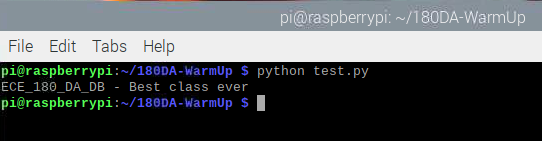
#> input picture GitTestSC.PNG, 542 x 141 px, given in place of the camera
$ python hsv-tracking.py
#> lines starting #> are read from the running program, lines starting #| are printed output that depends on the picture; after the words box and inside, x2 and y2 are one past the last pixel; in counts of white or black regions, pixels touching at a corner belong together
# CREATED USING BELOW RESOURCE LINKS
# https://opencv24-python-tutorials.readthedocs.io/en/latest/py_tutorials/py_imgproc/py_colorspaces/py_colorspaces.html
# https://cvexplained.wordpress.com/2020/04/28/color-detection-hsv/
# https://answers.opencv.org/question/200861/drawing-a-rectangle-around-a-color-as-shown/

import cv2
import numpy as np

cap = cv2.VideoCapture(0)

while(1):

    # Take each frame
    _, frame = cap.read()
#> frame is the input picture: shape (141, 542, 3); mean B, G, R 91.7, 89.7, 85.9

    # Convert BGR to HSV
    hsv = cv2.cvtColor(frame, cv2.COLOR_BGR2HSV)
#> hsv: shape (141, 542, 3); mean H, S, V 29.1, 22, 94.6

    # (ALTERED) define range of blue color in HSV
    lower_blue = np.array([85,50,50])
    upper_blue = np.array([95,255,255])

    # Threshold the HSV image to get only blue colors
    mask = cv2.inRange(hsv, lower_blue, upper_blue)
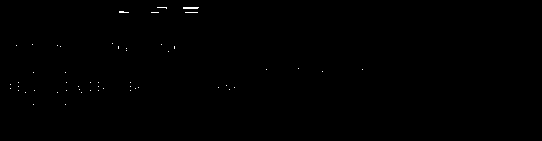
#> mask: shape (141, 542); 0.17% white in thin lines or dots, all inside (x1, y1, x2, y2) = (10, 7, 363, 105)

    # (ADDED) Rectangle around object
    bluecnts = cv2.findContours(mask.copy(),
                                cv2.RETR_EXTERNAL,
                                cv2.CHAIN_APPROX_SIMPLE)[-2]
#> bluecnts = 52 contours, all with area under 20

    if len(bluecnts)>0:
        blue_area = max(bluecnts, key=cv2.contourArea)
#> blue_area = [[183, 7], [183, 8], [197, 8], [198, 7]]
        (xg,yg,wg,hg) = cv2.boundingRect(blue_area)
#> xg = 183; yg = 7; wg = 16; hg = 2
        cv2.rectangle(frame,(xg,yg),(xg+wg, yg+hg),(0,255,0),2)
#> frame: shape (141, 542, 3); 0.12% of pixels changed, all inside (x1, y1, x2, y2) = (182, 6, 201, 11)

    # Bitwise-AND mask and original image
    res = cv2.bitwise_and(frame,frame, mask= mask)

    cv2.imshow('frame',frame)
    cv2.imshow('mask',mask)
    cv2.imshow('res',res)
    k = cv2.waitKey(5) & 0xFF
#> (key Esc is pressed here)
    if k == 27:
        break

cv2.destroyAllWindows()
